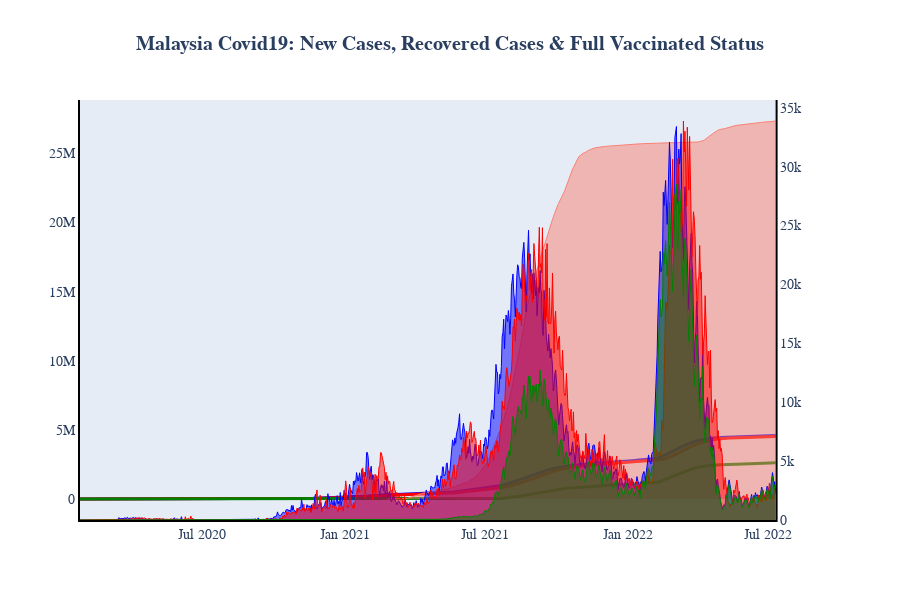

Notebook code for this chart:
### Code cell
fig = make_subplots(shared_xaxes=True, specs=[[{'secondary_y': True}]])

#Graph 1
fig.add_trace(go.Scatter(x = df_mas_cases['date'], y = df_mas_cases['cases_new'], 
                         fill='tozeroy',mode='lines', name ='Positive Cases', 
                         line = dict(color='blue', width=1)), secondary_y=True, row=1, col=1)
fig.add_trace(go.Scatter(x = df_mas_cases['date'], y = df_mas_cases['cases_recovered'],
                         fill='tozeroy',mode='lines',name = 'Recovered Cases',
                         line = dict(color='red', width=1)
                        ),secondary_y=True, row=1, col=1)
fig.add_trace(go.Scatter(x = df_mas_cases['date'], y = df_mas_cases['total_vax'],
                         fill='tozeroy',mode='lines',name = 'Vaccinated Cases',
                         line = dict(color='green', width=1)
                        ), secondary_y=True, row=1, col=1)
fig.add_trace(go.Scatter(x = df_mas_cases['date'], y = df_mas_cases['cum_new'],
                         name ='Cumulative Cases', line = dict(color='blue', width=3)
                        ), secondary_y=False, row=1, col=1)
fig.add_trace(go.Scatter(x = df_mas_cases['date'], y = df_mas_cases['cum_recovered'],
                         name = 'Cumulative Recovered',line = dict(color='red', width=3)
                        ), secondary_y=False, row=1, col=1)
fig.add_trace(go.Scatter(x = df_mas_cases['date'], y = df_mas_cases['cum_vax'],
                         name = 'Cumulative Vaccinated Cases',
                         line = dict(color='green', width=3)
                        ),secondary_y=False, row=1, col=1)
fig.add_trace(go.Scatter(x = df_mas_vaksin['date'], y = df_mas_vaksin['Cum. Daily'],
                         fill='tozeroy',mode='lines',name = 'Full Vaccinated',
                         line = dict(color='salmon', width=1)),secondary_y=False, row=1, col=1)

fig.update_layout(title_text='<b>Malaysia Covid19: New Cases, Recovered Cases & Full Vaccinated Status</b>',
                  title_x=0.5, showlegend=False,height=600)
fig.update_xaxes(title_text='')
fig.update_annotations(font=dict(family="Helvetica", size=12))
fig.update_layout(font=dict(family="Helvetica", size=14))
fig.update_xaxes(showgrid=False, zeroline=False, showline=True, linewidth=2, linecolor='black')
fig.update_yaxes(showgrid=False, zeroline=False, showline=True, linewidth=2, linecolor='black')
fig.show()

### Figure 1 — Plotly figure (JSON) as saved in the notebook; plotly's stock layout.template omitted (floating-point values rounded to 4 significant figures; data arrays with more than 128 entries replaced by an {"elided": "..."} marker saying what was removed)
{"data": [{"fill": "tozeroy", "line": {"color": "blue", "width": 1}, "mode": "lines", "name": "Positive Cases", "type": "scatter", "x": {"elided": "899 str values"}, "xaxis": "x", "y": {"elided": "899 int values"}, "yaxis": "y2"}, {"fill": "tozeroy", "line": {"color": "red", "width": 1}, "mode": "lines", "name": "Recovered Cases", "type": "scatter", "x": {"elided": "899 str values"}, "xaxis": "x", "y": {"elided": "899 int values"}, "yaxis": "y2"}, {"fill": "tozeroy", "line": {"color": "green", "width": 1}, "mode": "lines", "name": "Vaccinated Cases", "type": "scatter", "x": {"elided": "899 str values"}, "xaxis": "x", "y": {"elided": "899 int values"}, "yaxis": "y2"}, {"line": {"color": "blue", "width": 3}, "name": "Cumulative Cases", "type": "scatter", "x": {"elided": "899 str values"}, "xaxis": "x", "y": {"elided": "899 int values"}, "yaxis": "y"}, {"line": {"color": "red", "width": 3}, "name": "Cumulative Recovered", "type": "scatter", "x": {"elided": "899 str values"}, "xaxis": "x", "y": {"elided": "899 int values"}, "yaxis": "y"}, {"line": {"color": "green", "width": 3}, "name": "Cumulative Vaccinated Cases", "type": "scatter", "x": {"elided": "899 str values"}, "xaxis": "x", "y": {"elided": "899 int values"}, "yaxis": "y"}, {"fill": "tozeroy", "line": {"color": "salmon", "width": 1}, "mode": "lines", "name": "Full Vaccinated", "type": "scatter", "x": {"elided": "503 str values"}, "xaxis": "x", "y": {"elided": "503 int values"}, "yaxis": "y"}], "layout": {"font": {"family": "Helvetica", "size": 14}, "height": 600, "showlegend": false, "title": {"text": "<b>Malaysia Covid19: New Cases, Recovered Cases & Full Vaccinated Status</b>", "x": 0.5}, "xaxis": {"anchor": "y", "domain": [0, 0.94], "linecolor": "black", "linewidth": 2, "showgrid": false, "showline": true, "title": {"text": ""}, "zeroline": false}, "yaxis": {"anchor": "x", "domain": [0, 1], "linecolor": "black", "linewidth": 2, "showgrid": false, "showline": true, "zeroline": false}, "yaxis2": {"anchor": "x", "linecolor": "black", "linewidth": 2, "overlaying": "y", "showgrid": false, "showline": true, "side": "right", "zeroline": false}}}
